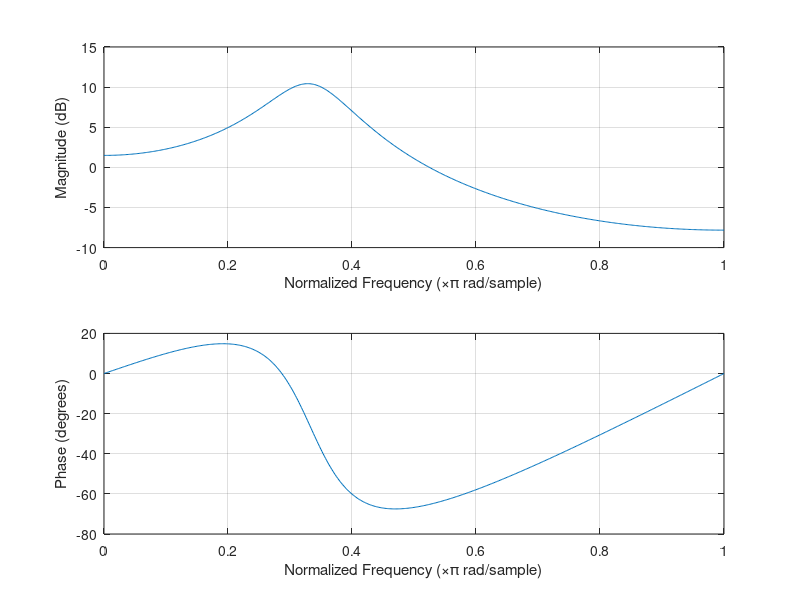

MATLAB code for this plot: (Note: this script raises an error after producing the figure.)
s=sin(0.3*pi.*[0:999])+randn(1,1000)*0.3;
a=lpc(s,2);
figure(1)
freqz(1,a)
h=spectrum.welch;
figure(2)
psd(h,s)

avoz=wavrecord(8000*4,8000,'double');

pp=zeros(1,(8000*4));
pp(1:160)=avoz(1:160);
[app,Gc]=lpc(pp,14);
y=filter(sqrt(Gc),app,randn(80,1));
ytotal(1:80)=y(1:80);
for n=1:398
    pp=avoz(80*n:(160+80*n));
    [app,Gc]=lpc(pp,14);
    y=filter(sqrt(Gc),app,randn(80,1));
    ytotal(80*n:(79+80*n))=y';
end


